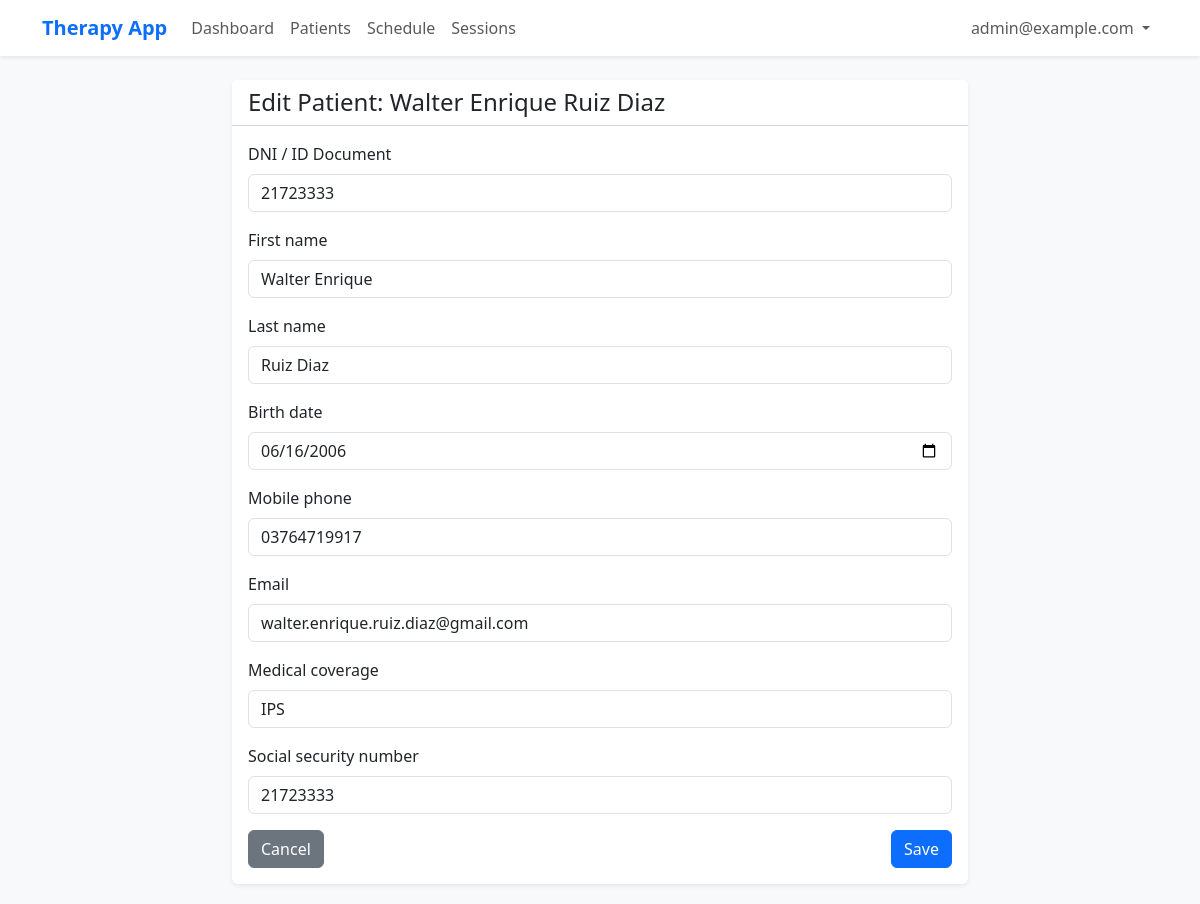
Page /patients/1/edit/ (signed in) on the committed database.
### patients/models.py (models this page shows)
class Patient(models.Model):
    created_by = models.ForeignKey('professionals.Professional', on_delete=models.CASCADE, related_name='patients')
    dni = models.CharField(max_length=20, verbose_name="DNI / ID Document")
    first_name = models.CharField(max_length=100)
    last_name = models.CharField(max_length=100)
    birth_date = models.DateField()
    mobile_phone = models.CharField(max_length=20)
    email = models.EmailField(blank=True, null=True)
    medical_coverage = models.CharField(max_length=100, blank=True)
    social_security_number = models.CharField(max_length=50, blank=True)
    created_at = models.DateTimeField(auto_now_add=True)
    def __str__(self):
        return f"{self.first_name} {self.last_name}"

### patients/views.py (the view, shortened to what this page needs)
# urls.py: path('<int:pk>/edit/', PatientUpdateView.as_view(), name='patient_update'),
class PatientUpdateView(ProfessionalRequiredMixin, UpdateView):
    model = Patient
    form_class = PatientForm
    template_name = 'patients/patient_form.html'
    def get_queryset(self):
         if not hasattr(self.request.user, 'professional'):
             return Patient.objects.none()
         return Patient.objects.filter(created_by=self.request.user.professional)

### patients/forms.py
class PatientForm(forms.ModelForm):
    class Meta:
        model = Patient
        exclude = ['created_by', 'created_at']
        widgets = {
            'birth_date': forms.DateInput(attrs={'type': 'date'}),
        }

### web/mixins.py (called while the page is built)
    def test_func(self):
        return self.request.user.is_authenticated

    def dispatch(self, request, *args, **kwargs):
        if not request.user.is_authenticated:
            return self.handle_no_permission()
        if not hasattr(request.user, 'professional'):
            if request.resolver_match.url_name == 'professional_create':
                return super().dispatch(request, *args, **kwargs)
            return redirect('professional_create')
        return super().dispatch(request, *args, **kwargs)

### patients/templates/patients/patient_form.html (shortened to what this page needs)
{% extends "base.html" %}
{% load bootstrap5 %}
{% block content %}
<div class="row justify-content-center">
    <div class="col-md-8">
        <div class="card">
            <div class="card-header bg-white">
                <h4 class="mb-0">{% if object %}Edit Patient: {{ object }}{% else %}Create New Patient{% endif %}</h4>
            </div>
            <div class="card-body">
                <form method="post">
                    {% bootstrap_form form %}
                    <div class="d-flex justify-content-between">
                        <a href="{% url 'patient_list' %}" class="btn btn-secondary">Cancel</a>
                        {% bootstrap_button button_type="submit" content="Save" %}
                    </div>
                </form>
            </div>
        </div>
    </div>
</div>
{% endblock %}

### templates/base.html (shortened to what this page needs)
{% load bootstrap5 %}
<!DOCTYPE html>
<html lang="en">
<head>
    {% bootstrap_css %}
</head>
<body>
    <nav class="navbar navbar-expand-lg navbar-light bg-white shadow-sm mb-4">
        <div class="container">
            <a class="navbar-brand" href="{% url 'dashboard' %}">Therapy App</a>
            <div class="collapse navbar-collapse" id="navbarNav">
                {% if user.is_authenticated %}
                <ul class="navbar-nav me-auto">
                    <li class="nav-item"><a class="nav-link" href="{% url 'dashboard' %}">Dashboard</a></li>
                    <li class="nav-item"><a class="nav-link" href="{% url 'patient_list' %}">Patients</a></li>
                    <li class="nav-item"><a class="nav-link" href="{% url 'schedule' %}">Schedule</a></li>
                    <li class="nav-item"><a class="nav-link" href="{% url 'session_list' %}">Sessions</a></li>
                </ul>
                <ul class="navbar-nav">
                    <li class="nav-item dropdown">
                        <a class="nav-link dropdown-toggle" href="#" id="userDropdown" role="button" data-bs-toggle="dropdown">
                            {{ user.email }}
                        </a>
                    </li>
                </ul>
                {% else %}
                <ul class="navbar-nav ms-auto">
                    <li class="nav-item"><a class="nav-link" href="{% url 'account_login' %}">Login</a></li>
                </ul>
                {% endif %}
            </div>
        </div>
    </nav>
    <div class="container">
        {% block content %}{% endblock %}
    </div>
</body>
</html>

### templates/base.html (style rules this page uses)
body { background-color: #f8f9fa; }
.navbar-brand { font-weight: bold; color: #0d6efd !important; }
.card { border: none; box-shadow: 0 0.125rem 0.25rem rgba(0, 0, 0, 0.075); margin-bottom: 20px; }

### rows in the picture
Patient: first_name+last_name "Walter Enrique Ruiz Diaz", dni "21723333", first_name "Walter Enrique", last_name "Ruiz Diaz", birth_date "06/16/2006", mobile_phone "03764719917", email "walter.enrique.ruiz.diaz@gmail.com", medical_coverage "IPS", social_security_number "21723333"

### other values in the picture
{{ user.email }} "admin@example.com"
